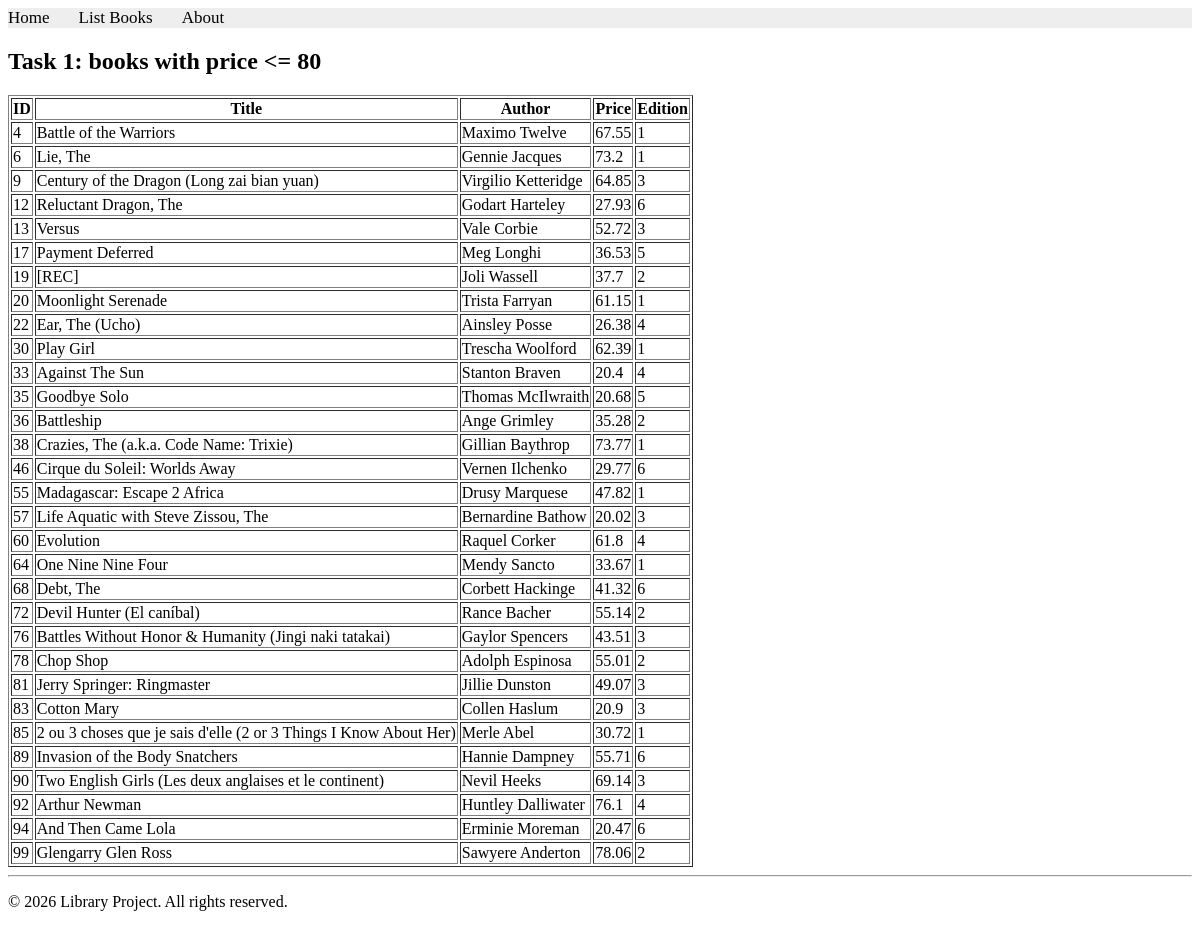
The page /books/lab8/task1 on the database its author committed.
### apps/bookmodule/models.py (models this page shows)
class Book(models.Model):
    title = models.CharField(max_length=100)
    author = models.CharField(max_length=50)
    price = models.FloatField(default=0.0)
    edition = models.SmallIntegerField(default=1)
    quantity = models.IntegerField(default=1)
    pubdate = models.DateTimeField()
    rating = models.SmallIntegerField(default=1)
    publisher = models.ForeignKey(Publisher, null=True, on_delete=models.SET_NULL)
    authors = models.ManyToManyField(Author)

### apps/bookmodule/views.py (the view)
# urls.py: path('lab8/task1', views.lab8_task1, name="books.lab8_task1"),
def lab8_task1(request):
    mybooks = Book.objects.filter(Q(price__lte=80))
    return render(request, 'bookmodule/lab8/books.html', {'books': mybooks, 'title': 'Task 1: books with price <= 80'})

### apps/templates/bookmodule/lab8/books.html (shortened to what this page needs)
{% extends "layouts/base.html" %}
{% load static %}
{% block content %}
    <h2>{{ title }}</h2>
    <table border="1">
        <tr>
            <th>ID</th>
            <th>Title</th>
            <th>Author</th>
            <th>Price</th>
            <th>Edition</th>
        </tr>
        {% for book in books %}
        <tr>
            <td>{{ book.id }}</td>
            <td>{{ book.title }}</td>
            <td>{{ book.author }}</td>
            <td>{{ book.price }}</td>
            <td>{{ book.edition }}</td>
        </tr>
        {% endfor %}
    </table>
{% endblock content %}

### rows shown on the page
Book: id "4", title "Battle of the Warriors", author "Maximo Twelve", price "67.55", edition "1"
Book: id "6", title "Lie, The", author "Gennie Jacques", price "73.2", edition "1"
Book: id "9", title "Century of the Dragon (Long zai bian yuan)", author "Virgilio Ketteridge", price "64.85", edition "3"
Book: id "12", title "Reluctant Dragon, The", author "Godart Harteley", price "27.93", edition "6"
Book: id "13", title "Versus", author "Vale Corbie", price "52.72", edition "3"
Book: id "17", title "Payment Deferred", author "Meg Longhi", price "36.53", edition "5"
Book: id "19", title "[REC]", author "Joli Wassell", price "37.7", edition "2"
Book: id "20", title "Moonlight Serenade", author "Trista Farryan", price "61.15", edition "1"
Book: id "22", title "Ear, The (Ucho)", author "Ainsley Posse", price "26.38", edition "4"
Book: id "30", title "Play Girl", author "Trescha Woolford", price "62.39", edition "1"
Book: id "33", title "Against The Sun", author "Stanton Braven", price "20.4", edition "4"
Book: id "35", title "Goodbye Solo", author "Thomas McIlwraith", price "20.68", edition "5"
Book: id "36", title "Battleship", author "Ange Grimley", price "35.28", edition "2"
Book: id "38", title "Crazies, The (a.k.a. Code Name: Trixie)", author "Gillian Baythrop", price "73.77", edition "1"
Book: id "46", title "Cirque du Soleil: Worlds Away", author "Vernen Ilchenko", price "29.77", edition "6"
Book: id "55", title "Madagascar: Escape 2 Africa", author "Drusy Marquese", price "47.82", edition "1"
Book: id "57", title "Life Aquatic with Steve Zissou, The", author "Bernardine Bathow", price "20.02", edition "3"
Book: id "60", title "Evolution", author "Raquel Corker", price "61.8", edition "4"
Book: id "64", title "One Nine Nine Four", author "Mendy Sancto", price "33.67", edition "1"
Book: id "68", title "Debt, The", author "Corbett Hackinge", price "41.32", edition "6"
Book: id "72", title "Devil Hunter (El caníbal)", author "Rance Bacher", price "55.14", edition "2"
Book: id "76", title "Battles Without Honor & Humanity (Jingi naki tatakai)", author "Gaylor Spencers", price "43.51", edition "3"
Book: id "78", title "Chop Shop", author "Adolph Espinosa", price "55.01", edition "2"
Book: id "81", title "Jerry Springer: Ringmaster", author "Jillie Dunston", price "49.07", edition "3"
Book: id "83", title "Cotton Mary", author "Collen Haslum", price "20.9", edition "3"
Book: id "85", title "2 ou 3 choses que je sais d'elle (2 or 3 Things I Know About Her)", author "Merle Abel", price "30.72", edition "1"
Book: id "89", title "Invasion of the Body Snatchers", author "Hannie Dampney", price "55.71", edition "6"
Book: id "90", title "Two English Girls (Les deux anglaises et le continent)", author "Nevil Heeks", price "69.14", edition "3"
Book: id "92", title "Arthur Newman", author "Huntley Dalliwater", price "76.1", edition "4"
Book: id "94", title "And Then Came Lola", author "Erminie Moreman", price "20.47", edition "6"
Book: id "99", title "Glengarry Glen Ross", author "Sawyere Anderton", price "78.06", edition "2"

### other values the page prints
{{ title }} "Task 1: books with price <= 80"
